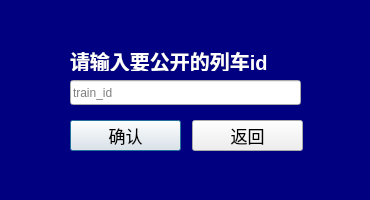
<?xml version="1.0" encoding="UTF-8"?>
<ui version="4.0">
 <class>saleTrainDialog</class>
 <widget class="QDialog" name="saleTrainDialog">
  <property name="geometry">
   <rect>
    <x>0</x>
    <y>0</y>
    <width>370</width>
    <height>200</height>
   </rect>
  </property>
  <property name="minimumSize">
   <size>
    <width>370</width>
    <height>200</height>
   </size>
  </property>
  <property name="maximumSize">
   <size>
    <width>370</width>
    <height>200</height>
   </size>
  </property>
  <property name="windowTitle">
   <string>Dialog</string>
  </property>
  <property name="styleSheet">
   <string notr="true">QLabel {
	font: 9pt &quot;幼圆&quot;;
	font-size:20px;
	font-weight:bold;
	color:black;
}

QPushButton {
	font: 9pt &quot;黑体&quot;;
	font-size:17px;
	color:black;
}
QDialog {
	background-color:navy;
}
QLabel {
	color:white;
}</string>
  </property>
  <widget class="QLabel" name="label">
   <property name="geometry">
    <rect>
     <x>70</x>
     <y>50</y>
     <width>241</width>
     <height>21</height>
    </rect>
   </property>
   <property name="text">
    <string>请输入要公开的列车id</string>
   </property>
  </widget>
  <widget class="QLineEdit" name="lineEdit">
   <property name="geometry">
    <rect>
     <x>70</x>
     <y>80</y>
     <width>231</width>
     <height>25</height>
    </rect>
   </property>
   <property name="placeholderText">
    <string>train_id</string>
   </property>
  </widget>
  <widget class="QPushButton" name="confirmButton">
   <property name="geometry">
    <rect>
     <x>70</x>
     <y>120</y>
     <width>111</width>
     <height>31</height>
    </rect>
   </property>
   <property name="text">
    <string>确认</string>
   </property>
  </widget>
  <widget class="QPushButton" name="backButton">
   <property name="geometry">
    <rect>
     <x>192</x>
     <y>120</y>
     <width>111</width>
     <height>31</height>
    </rect>
   </property>
   <property name="text">
    <string>返回</string>
   </property>
  </widget>
 </widget>
 <resources/>
 <connections>
  <connection>
   <sender>backButton</sender>
   <signal>clicked()</signal>
   <receiver>saleTrainDialog</receiver>
   <slot>close()</slot>
   <hints>
    <hint type="sourcelabel">
     <x>284</x>
     <y>228</y>
    </hint>
    <hint type="destinationlabel">
     <x>519</x>
     <y>225</y>
    </hint>
   </hints>
  </connection>
 </connections>
</ui>
